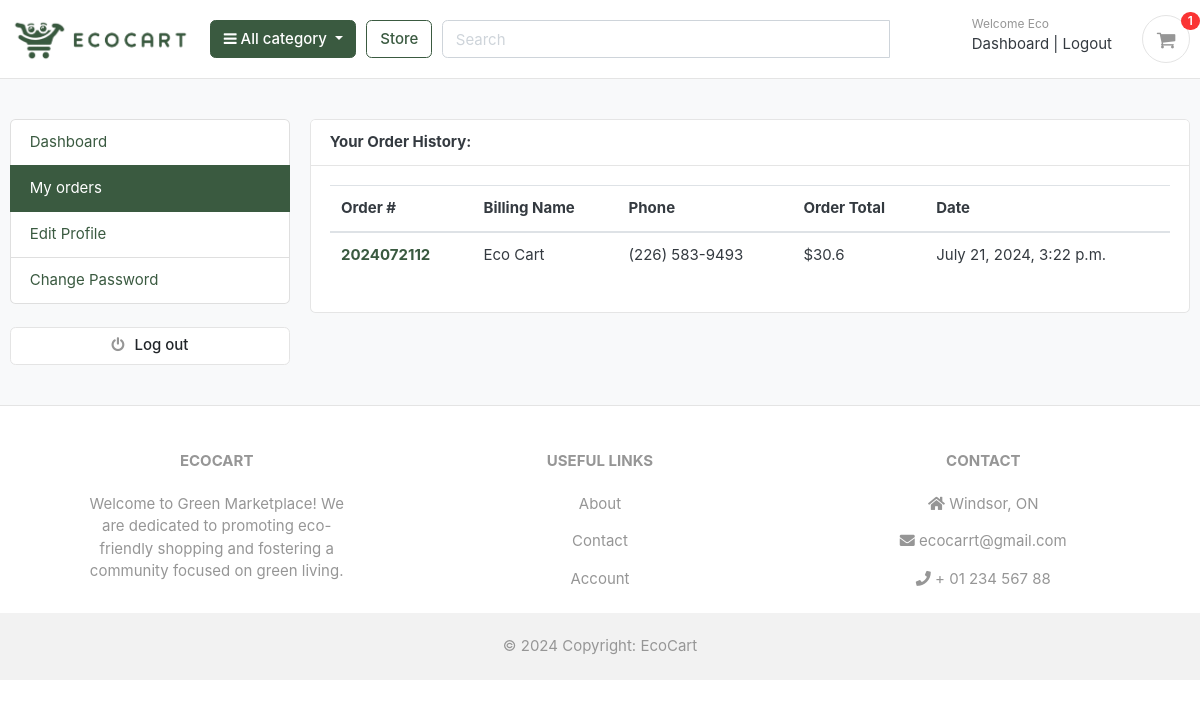
Page /accounts/my_orders/ (signed in) on the earlier database version.
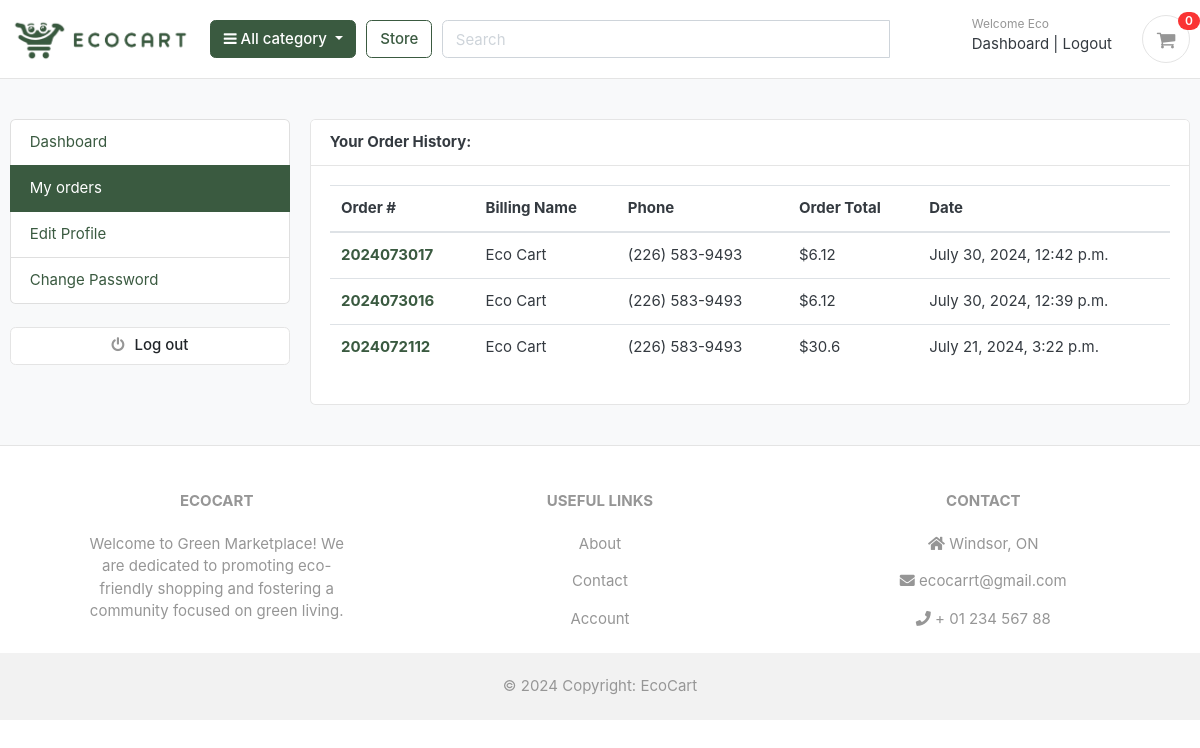
Same page on the later database version.
### orders/models.py (models this page shows, shortened)
class Order(models.Model):
    STATUS = (
        ('New', 'New'),
        ('Accepted', 'Accepted'),
        ('Completed', 'Completed'),
        ('Cancelled', 'Cancelled'),
    )
    user = models.ForeignKey(Account, on_delete=models.SET_NULL, null=True)
    payment = models.ForeignKey(
        Payment, on_delete=models.SET_NULL, null=True, blank=True)
    order_number = models.CharField(max_length=20)
    first_name = models.CharField(max_length=50)
    last_name = models.CharField(max_length=50)
    phone = models.CharField(max_length=15)
    email = models.EmailField(max_length=50)
    address_line_1 = models.CharField(max_length=50)
    address_line_2 = models.CharField(max_length=50, blank=True)
    country = models.CharField(max_length=50)
    state = models.CharField(max_length=50)
    city = models.CharField(max_length=50)
    order_note = models.CharField(max_length=100, blank=True)
    order_total = models.FloatField()
    tax = models.FloatField()
    status = models.CharField(max_length=10, choices=STATUS, default='New')
    ip = models.CharField(max_length=20, blank=True)
    is_ordered = models.BooleanField(default=False)
    created_at = models.DateTimeField(auto_now_add=True)
    updated_at = models.DateTimeField(auto_now=True)
    def full_name(self):
        return f'{self.first_name} {self.last_name}'

### accounts/views.py (the view)
# urls.py: path('my_orders/', my_orders, name='my_orders'),
@login_required(login_url='login')
def my_orders(request):
    orders = Order.objects.filter(user=request.user, is_ordered=True).order_by('-created_at')
    context = {
        'orders': orders,
    }
    return render(request, 'accounts/my_orders.html', context)

### carts/context_processors.py (called while the page is built)
def counter(request):
    cart_count = 0
    if 'admin' in request.path:
        return {}
    else:
        try:
            cart = Cart.objects.filter(cart_id=_cart_id(request))
            if request.user.is_authenticated:
                cart_items = CartItem.objects.all().filter(user=request.user)
            else:
                cart_items = CartItem.objects.all().filter(cart=cart[:1])
            for cart_item in cart_items:
                cart_count += cart_item.quantity
        except Cart.DoesNotExist:
            cart_count = 0
    return dict(cart_count=cart_count)

### carts/views.py (called while the page is built)
def _cart_id(request):
    cart = request.session.session_key
    if not cart:
        cart = request.session.create()
    return cart

### category/context_processors.py (called while the page is built)
def menu_links(request):
    links = Category.objects.all()
    return dict(links=links)

### category/models.py (called while the page is built)
    def get_url(self):
        return reverse('products_by_category', args=[self.slug])

### templates/accounts/my_orders.html (shortened to what this page needs)
{% extends 'base.html' %}
{% block content %}
<section class="section-conten padding-y bg">
<div class="container">
	<div class="row">
	{% include 'includes/dashboard_sidebar.html' %}
	<main class="col-md-9">
		<article class="card">
		<header class="card-header">
			<strong class="d-inline-block mr-3">Your Order History:</strong>
		</header>
          <div class="card-body">
            <div class="row">
              <div class="col-md-12">
                <table class="table table-hover">
                  <thead>
                  <tr>
                    <th scope="col">Order #</th>
                    <th scope="col">Billing Name</th>
                    <th scope="col">Phone</th>
                    <th scope="col">Order Total</th>
                    <th scope="col">Date</th>
                  </tr>
                  </thead>
                  <tbody>
                  {% for order in orders %}
                      <tr>
                        <th scope="row"><a href="{% url 'order_detail' order.order_number %}">{{ order.order_number }}</a></th>
                        <td>{{ order.full_name }}</td>
                        <td>{{ order.phone }}</td>
                        <td>${{ order.order_total }}</td>
                        <td>{{ order.created_at }}</td>
                      </tr>
                  {% endfor %}
                  </tbody>
                </table>
              </div>
			</div>
		</div>
		</article>
	</main>
</div>
</div>
</section>
{% endblock %}

### templates/includes/navbar.html (shortened to what this page needs)
{% load static %}
<header class="section-header">
    <section class="header-main border-bottom">
        <div class="container">
            <div class="row align-items-center">
                <div class="col-lg-2 col-md-3 col-6">
                    <a href="{% url 'home' %}" class="brand-wrap">
                        <img class="logo" src="{% static '/images/logo.png' %}">
                    </a>
                </div>
                <div class="col-lg col-sm col-md col-6 flex-grow-0">
                    <div class="category-wrap dropdown d-inline-block float-right">
                        <button type="button" class="btn btn-primary dropdown-toggle" data-toggle="dropdown">
                            <i class="fa fa-bars"></i> All category
                        </button>
                    </div>
                </div>
                <a href="{% url 'store' %}" class="btn btn-outline-primary">Store</a>
                <div class="col-lg  col-md-6 col-sm-12 col">
                    <form action="{% url 'search' %}" class="search" method="GET">
                        <div class="input-group w-100">
                            <input type="text" class="form-control"
                                   style="width:60%;" id="search-bar" placeholder="Search" name="keyword">
                        </div>
                    </form>
                </div>
                <div class="col-lg-3 col-sm-6 col-8 order-2 order-lg-3">
                    <div class="d-flex justify-content-end mb-3 mb-lg-0">
                        {% if user.id is None %}
                        <div class="widget-header">
                            <small class="title text-muted">Welcome guest!</small>
                            <div>
                                <a href="{% url 'login' %}">Sign in</a> <span class="dark-transp"> | </span>
                                <a href="{% url 'register' %}"> Register</a>
                            </div>
                        </div>
                        {% else %}
                            <div class="widget-header">
                                <small class="title text-muted">Welcome {{ user.first_name }}</small>
                                <div>
                                  <a href="{% url 'dashboard' %}">Dashboard</a> <span class="dark-transp"> | </span>
                                  <a href="{% url 'logout' %}">Logout</a>
                                </div>
                             </div>
                        {% endif %}
                        <a href="{% url 'cart' %}" class="widget-header pl-3 ml-3">
                            <div class="icon icon-sm rounded-circle border"><i class="fa fa-shopping-cart"></i></div>
                            <span class="badge badge-pill badge-danger notify">{{ cart_count }}</span>
                        </a>
                    </div>
                </div>
            </div>
        </div>
    </section>
</header>

Differences in the rows shown:
added Order: order_number "2024073017", full_name "Eco Cart", phone "(226) 583-9493", order_total "6.12", created_at "July 30, 2024, 12:42 p.m."
added Order: order_number "2024073016", full_name "Eco Cart", phone "(226) 583-9493", order_total "6.12", created_at "July 30, 2024, 12:39 p.m."
Other differences:
{{ cart_count }}: "1" → "0"
